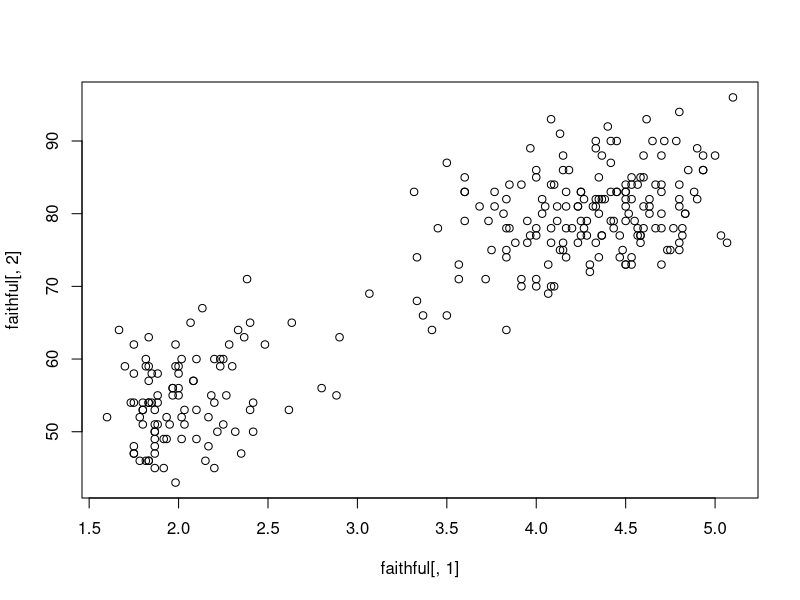
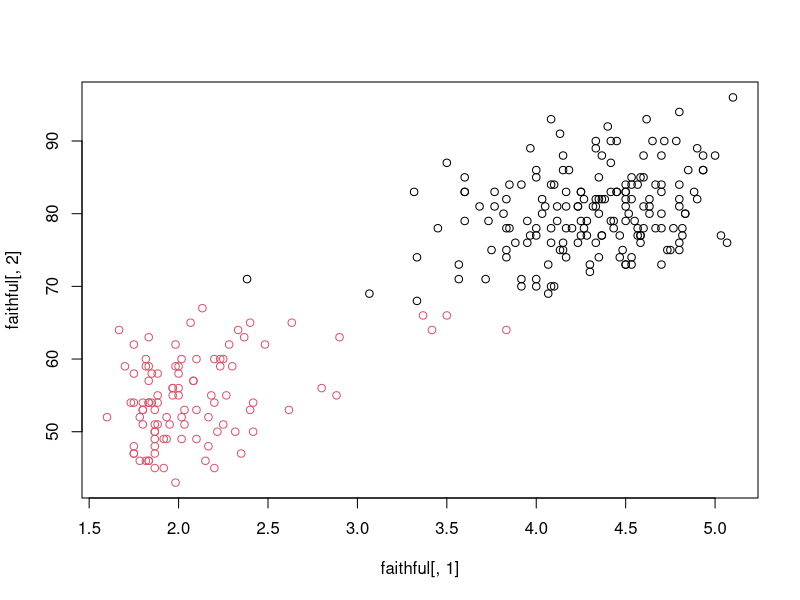

The R source for these figures, in order:
## ---- chunk 1
help(kmeans)
## ---- chunk 2
library(datasets)

faith_2 <- kmeans(faithful, 2)  # assign 2 centers to the data faithful
faith_2
## ---- chunk 3
help(names)
## ---- chunk 4
names(faith_2)
## ---- chunk 5
faithful[, 1]
## ---- chunk 6
plot(faithful[, 1], faithful[, 2])
## ---- chunk 7
plot(faithful[, 1], faithful[, 2], col = faith_2$cluster)
